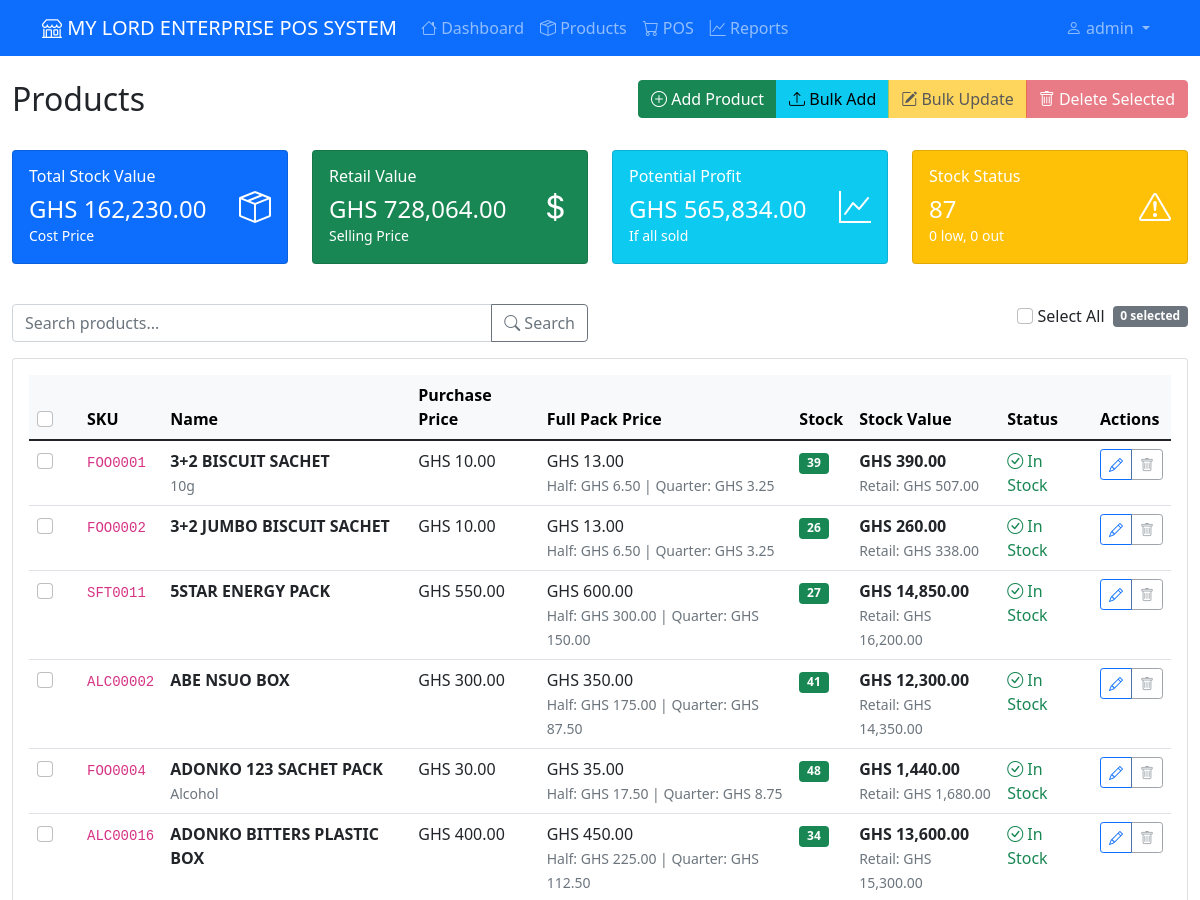
Before: /products/ (signed in, upper part) with the older database file.
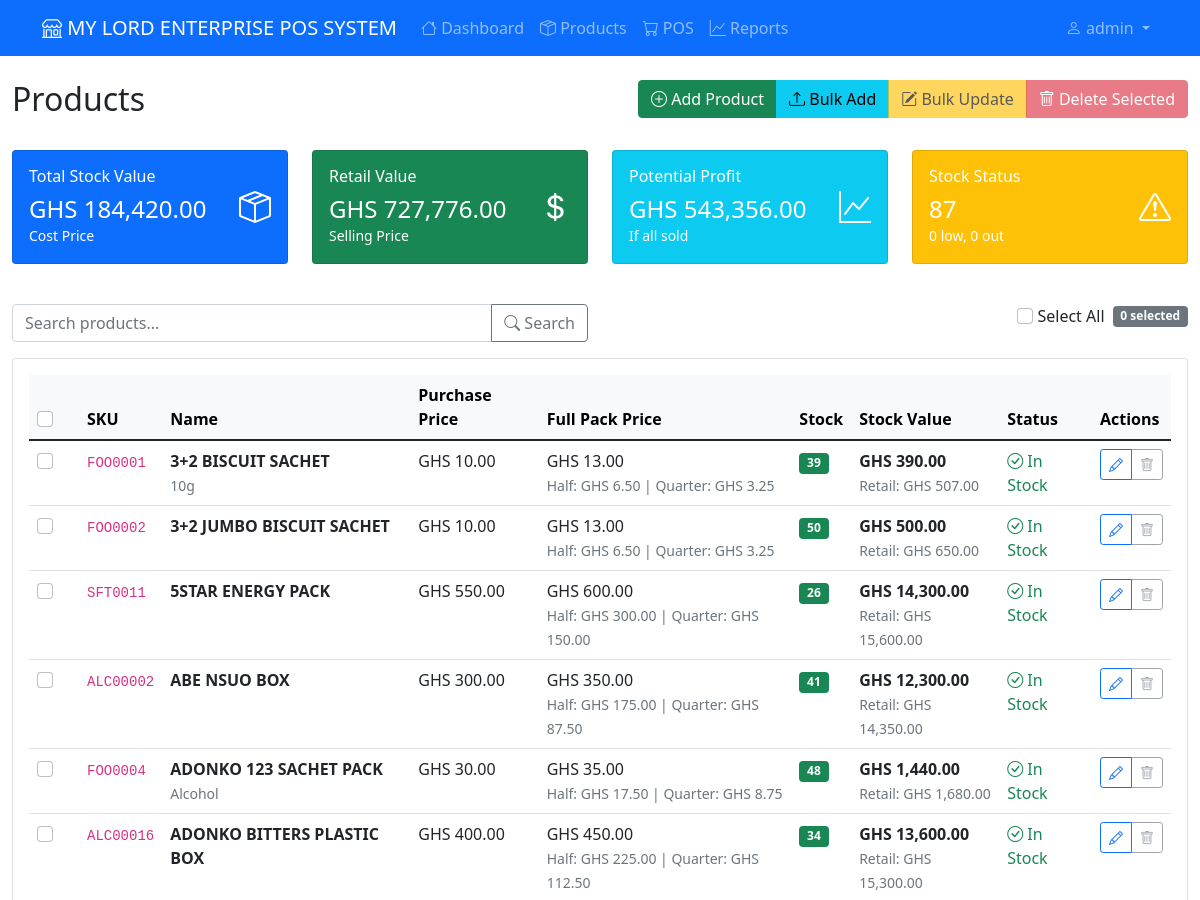
After: the same page with the newer database file.
### app/models.py (models this page shows, shortened)
class Product(db.Model):
    id = db.Column(db.Integer, primary_key=True)
    sku = db.Column(db.String(20), unique=True, nullable=False, index=True)
    name = db.Column(db.String(100), nullable=False)
    category = db.Column(db.String(50), nullable=False, index=True)
    description = db.Column(db.Text)
    purchase_price = db.Column(db.Numeric(10, 2), nullable=False)
    full_price = db.Column(db.Numeric(10, 2), nullable=False)
    half_price = db.Column(db.Numeric(10, 2), nullable=True)  # ADD THIS FIELD
    price = db.Column(db.Numeric(10, 2), nullable=False)  # For backward compatibility
    quantity = db.Column(db.Integer, nullable=False, default=0)
    created_at = db.Column(db.DateTime, nullable=False, default=datetime.utcnow)
    updated_at = db.Column(db.DateTime, default=datetime.utcnow, onupdate=datetime.utcnow)
    sale_items = db.relationship('SaleItem', backref='product', lazy=True)
    CATEGORIES = [
        ('electronics', 'Electronics'),
        ('clothing', 'Clothing'),
        ('food', 'Food & Beverages'),
        ('beauty', 'Beauty & Personal Care'),
        ('books', 'Books & Stationery'),
        ('home', 'Home & Garden'),
        ('sports', 'Sports & Recreation'),
        ('automotive', 'Automotive'),
        ('toys', 'Toys & Games'),
        ('health', 'Health & Wellness'),
        ('jewelry', 'Jewelry & Accessories'),
        ('music', 'Music & Instruments'),
        ('pets', 'Pet Supplies'),
        ('office', 'Office Supplies'),
        ('tools', 'Tools & Hardware'),
        ('other', 'Other')
    ]
    @property
    def quarter_price(self):
        return self.full_price / Decimal('4')

### app/products.py (the view, shortened to what this page needs)
@bp.route('/')
@login_required
@manager_required
def list_products():
    search = request.args.get('q', '').strip()
    category_filter = request.args.get('category', 'all')
    page = request.args.get('page', 1, type=int)
    query = Product.query
    if category_filter and category_filter != 'all':
        query = query.filter(Product.category == category_filter)
    products = query.order_by(Product.name).paginate(
        page=page, per_page=20, error_out=False
    )
    total_stock_value = db.session.query(
        func.sum(Product.purchase_price * Product.quantity)
    ).scalar() or 0
    total_retail_value = db.session.query(
        func.sum(Product.full_price * Product.quantity)
    ).scalar() or 0
    potential_profit = float(total_retail_value) - float(total_stock_value)
    total_products = Product.query.count()
    low_stock_count = Product.query.filter(Product.quantity <= 5).count()
    out_of_stock_count = Product.query.filter(Product.quantity == 0).count()
    category_stats = db.session.query(
        Product.category,
        func.count(Product.id).label('count'),
        func.sum(Product.quantity).label('total_quantity'),
        func.sum(Product.purchase_price * Product.quantity).label('total_value')
    ).group_by(Product.category).all()
    return render_template('products/list.html',
                         products=products,
                         search=search,
                         category_filter=category_filter,
                         categories=Product.CATEGORIES,
                         total_stock_value=total_stock_value,
                         total_retail_value=total_retail_value,
                         potential_profit=potential_profit,
                         total_products=total_products,
                         low_stock_count=low_stock_count,
                         out_of_stock_count=out_of_stock_count,
                         category_stats=category_stats)

### app/models.py (called while the page is built)
    def needs_password_change(self):
        return self.must_change_password or self.is_temporary_password

    def is_admin(self):
        return self.role == 'admin'

    def is_manager(self):
        return self.role in ['admin', 'manager']

### app/templates/products/list.html (shortened to what the changed rows need)
{% extends "base.html" %}
{% block content %}
<div class="row mb-4">
    <div class="col-md-6">
        <h2>Products</h2>
    </div>
</div>
<div class="row mb-4">
    <div class="col-lg-3 col-md-6 mb-3">
        <div class="card text-white bg-primary">
            <div class="card-body">
                <div class="d-flex justify-content-between">
                    <div>
                        <h6 class="card-title">Total Stock Value</h6>
                        <h4 class="mb-0">{{ (total_stock_value or 0) | format_currency }}</h4>
                        <small>Cost Price</small>
                    </div>
                </div>
            </div>
        </div>
    </div>
    <div class="col-lg-3 col-md-6 mb-3">
        <div class="card text-white bg-success">
            <div class="card-body">
                <div class="d-flex justify-content-between">
                    <div>
                        <h6 class="card-title">Retail Value</h6>
                        <h4 class="mb-0">{{ (total_retail_value or 0) | format_currency }}</h4>
                        <small>Selling Price</small>
                    </div>
                </div>
            </div>
        </div>
    </div>
    <div class="col-lg-3 col-md-6 mb-3">
        <div class="card text-white bg-info">
            <div class="card-body">
                <div class="d-flex justify-content-between">
                    <div>
                        <h6 class="card-title">Potential Profit</h6>
                        <h4 class="mb-0">{{ (potential_profit or 0) | format_currency }}</h4>
                        <small>If all sold</small>
                    </div>
                </div>
            </div>
        </div>
    </div>
</div>
<div class="card">
    <div class="card-body">
        {% if products.items %}
            <div class="table-responsive">
                <table class="table table-hover">
                    <thead class="table-light">
                        <tr>
                            {% if current_user.is_admin() or current_user.is_manager() %}
                            <th width="50">
                                <input type="checkbox" id="select-all-header" class="form-check-input">
                            </th>
                            {% endif %}
                            <th>SKU</th>
                            <th>Name</th>
                            <th>Purchase Price</th>
                            <th>Full Pack Price</th>
                            <th>Stock</th>
                            <th>Stock Value</th>
                            <th>Status</th>
                            {% if current_user.is_admin() %}
                            <th>Actions</th>
                            {% endif %}
                        </tr>
                    </thead>
                    <tbody id="products-table-body">
                        {% for product in products.items %}
                        <tr data-product-id="{{ product.id }}">
                            {% if current_user.is_admin() or current_user.is_manager() %}
                            <td>
                                <input type="checkbox" class="product-checkbox form-check-input"
                                       value="{{ product.id }}"
                                       data-has-sales="{{ 'true' if product.sale_items else 'false' }}">
                            </td>
                            {% endif %}
                            <td><code>{{ product.sku }}</code></td>
                            <td>
                                <strong>{{ product.name }}</strong>
                            </td>
                            <td class="editable-field" data-field="purchase_price" data-product-id="{{ product.id }}">
                                {{ product.purchase_price | format_currency }}
                            </td>
                            <td class="editable-field" data-field="full_price" data-product-id="{{ product.id }}">
                                {{ product.full_price | format_currency }}
                                <br><small class="text-muted">
                                    Half: {{ product.half_price | format_currency }} |
                                    Quarter: {{ product.quarter_price | format_currency }}
                                </small>
                            </td>
                            <td class="editable-field" data-field="quantity" data-product-id="{{ product.id }}">
                                <span class="badge bg-{{ 'danger' if product.quantity == 0 else ('warning' if product.quantity <= 5 else 'success') }}">
                                    {{ product.quantity }}
                                </span>
                            </td>
                            <td>
                                <strong>{{ (product.purchase_price * product.quantity) | format_currency }}</strong>
                                <br><small class="text-muted">
                                    Retail: {{ (product.full_price * product.quantity) | format_currency }}
                                </small>
                            </td>
                            <td>
                                {% if product.quantity == 0 %}
                                    <span class="text-danger"><i class="bi bi-exclamation-triangle"></i> Out of Stock</span>
                                {% elif product.quantity <= 5 %}
                                    <span class="text-warning"><i class="bi bi-exclamation-circle"></i> Low Stock</span>
                                {% else %}
                                    <span class="text-success"><i class="bi bi-check-circle"></i> In Stock</span>
                                {% endif %}
                            </td>
                            {% if current_user.is_admin() %}
                            <td>
                                <div class="btn-group btn-group-sm" role="group">
                                    <a href="{{ url_for('products.edit_product', product_id=product.id) }}"
                                       class="btn btn-outline-primary">
                                        <i class="bi bi-pencil"></i>
                                    </a>
                                    {% if not product.sale_items %}
                                    <form method="POST" action="{{ url_for('products.delete_product', product_id=product.id) }}"
                                          style="display: inline;"
                                          onsubmit="return confirm('Are you sure you want to delete {{ product.name }}?')">
                                        <button type="submit" class="btn btn-outline-danger">
                                            <i class="bi bi-trash"></i>
                                        </button>
                                    </form>
                                    {% else %}
                                    <button type="button" class="btn btn-outline-secondary" disabled title="Cannot delete - has sales history">
                                        <i class="bi bi-trash"></i>
                                    </button>
                                    {% endif %}
                                </div>
                            </td>
                            {% endif %}
                        </tr>
                        {% endfor %}
                    </tbody>
                </table>
            </div>
        {% endif %}
    </div>
</div>
{% endblock %}

Changed rows visible on the page:
changed Product "3+2 JUMBO BISCUIT SACHET": quantity "26" → "50"; purchase_price+quantity "GHS 260.00" → "GHS 500.00"; (product.full_price*product.quantity)|format_currency "GHS 338.00" → "GHS 650.00"
changed Product "5STAR ENERGY PACK": quantity "27" → "26"; purchase_price+quantity "GHS 14,850.00" → "GHS 14,300.00"; (product.full_price*product.quantity)|format_currency "GHS 16,200.00" → "GHS 15,600.00"
Other visible differences:
{{ (total_stock_value or 0) | format_currency }}: "GHS 162,230.00" → "GHS 184,420.00"
{{ (total_retail_value or 0) | format_currency }}: "GHS 728,064.00" → "GHS 727,776.00"
{{ (potential_profit or 0) | format_currency }}: "GHS 565,834.00" → "GHS 543,356.00"
